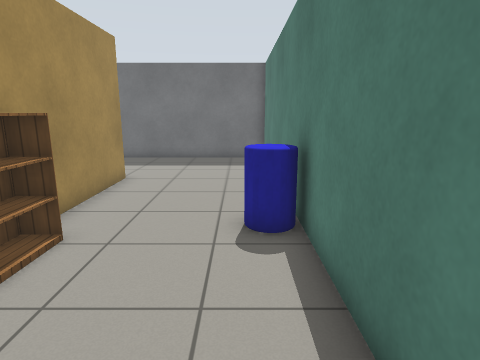
[1] (above)

16 first-person views from a walk through a world built for the Gazebo simulator. The camera is 1.2 m above the floor, tilts 12° down and sees 75° across. The floor is counted in squares, 0.5 m on a side. Each view is taken from the middle of a square. On the plan, view 1 faces up. The plan holds only what a view shows up to about 19 squares ahead; the rest is blank. Gazebo's built-in surfaces are drawn with simple patterns.

[2]
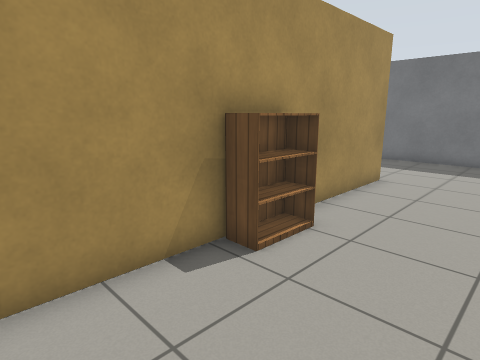

[3]
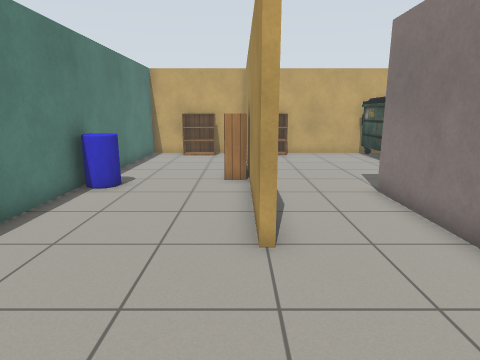

[4]
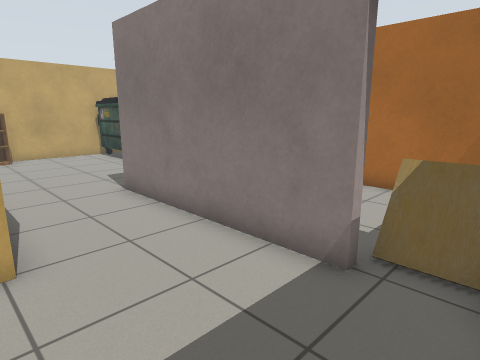

[5]
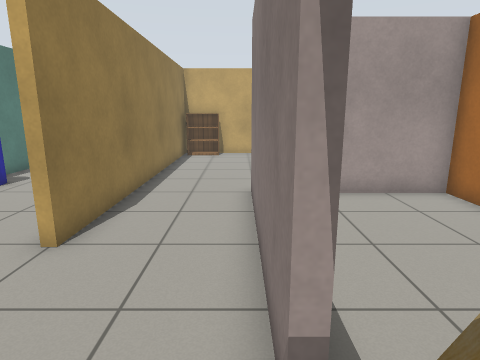

[6]
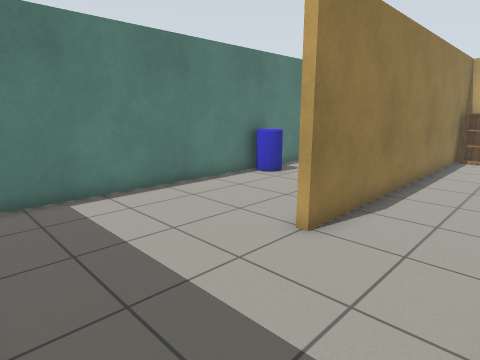

[7]
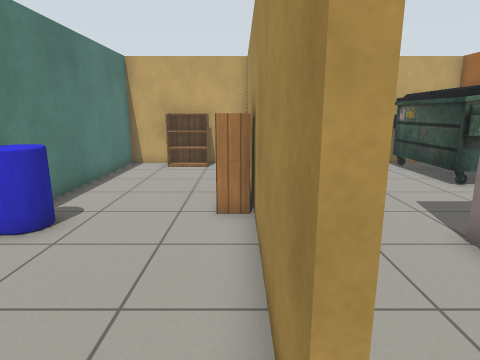

[8]
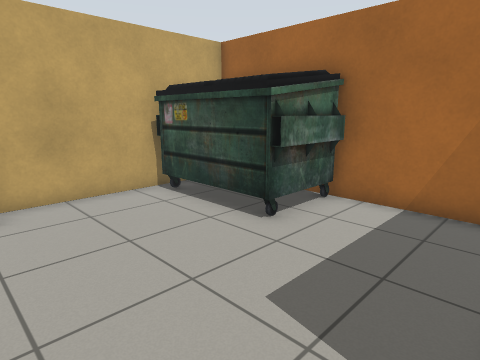

[9]
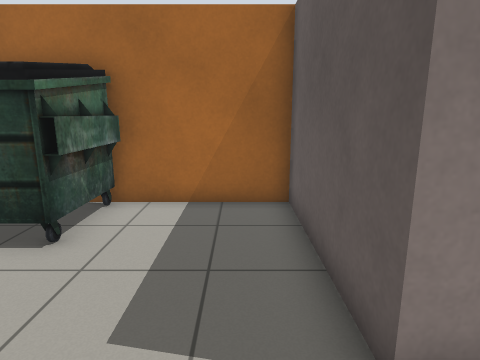

[10]
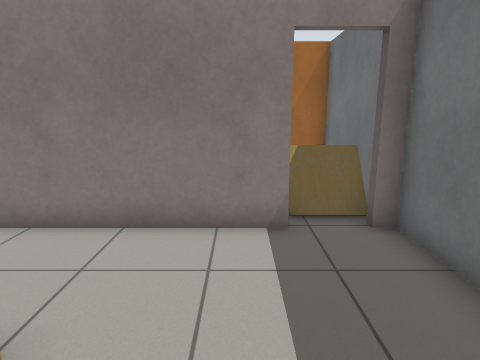

[11]
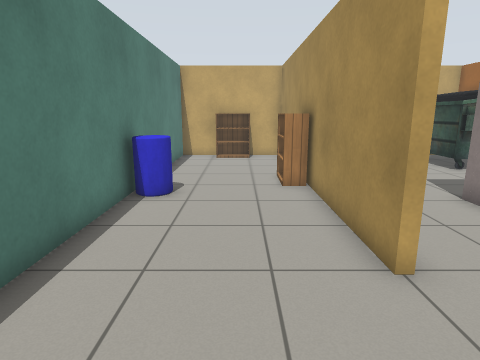

[12]
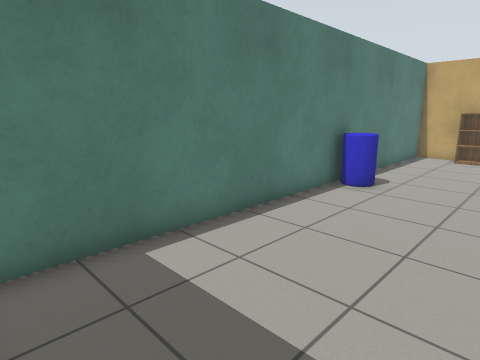

[13]
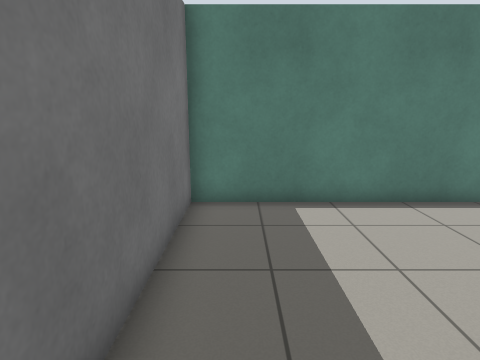

[14]
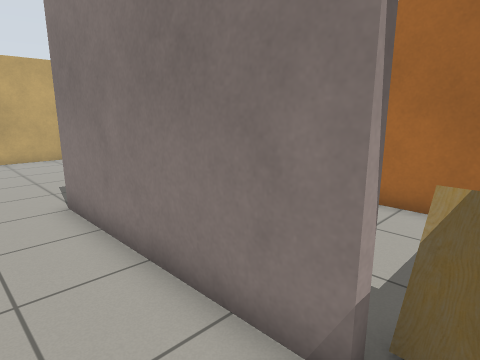

[15]
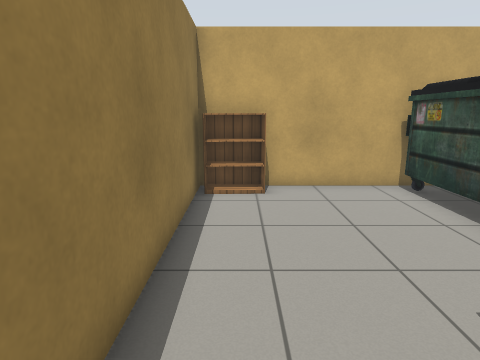

[16]
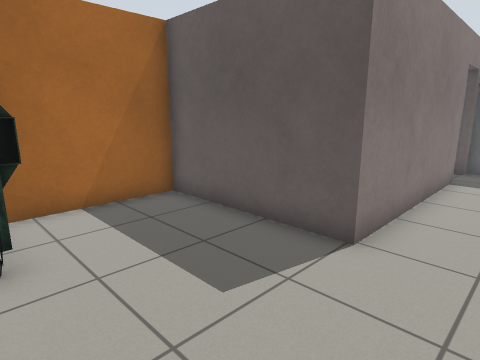

### Floor plan
Key: @ floor where view 1 was taken; # wall or solid block; . floor; D open door; B bookshelf; U dumpster; T cafe table; O other object.
Columns run from 15 left of view 1 to 2 right of it. Each row starts with its distance up from view 1.
 18       ############
 17  ####T#..........#
 16  #   TTD.........#
 15  # ..TTD.........#
 14  #....#..........#
 13  #....#..........#
 12    ...#..........#
 11   ....#...#......#
 10   ....#...#......#
  9  #....#...#......#
  8 #######...#......#
  7 #.........#....OO
  6 #.........#.....O
  5 #.........#B.....#
  4 #.........#B.....#
  3  UUU......#......#
  2  UUUU.....#......#
  1    UU.....#......#
  0   UUU.....#....@.#
 -1    UU....BB..BB..#
 -2    UU...BBB..BB..#
 -3      ###   ##  ###

Where each view was taken, in squares from view 1:
view 1: 0 up, 0 right, facing up
view 2: 0 up, 0 right, facing up-left
view 3: 17 up, 4 left, facing down
view 4: 17 up, 4 left, facing down-left
view 5: 17 up, 8 left, facing down
view 6: 17 up, 8 left, facing down-right
view 7: 13 up, 4 left, facing down
view 8: 7 up, 6 left, facing down-left
view 9: 6 up, 6 left, facing left
view 10: 14 up, 2 left, facing left
view 11: 16 up, 2 left, facing down
view 12: 17 up, 4 left, facing down-right
view 13: 16 up, 7 left, facing right
view 14: 16 up, 6 left, facing down-left
view 15: 8 up, 6 left, facing down
view 16: 2 up, 6 left, facing up-left
